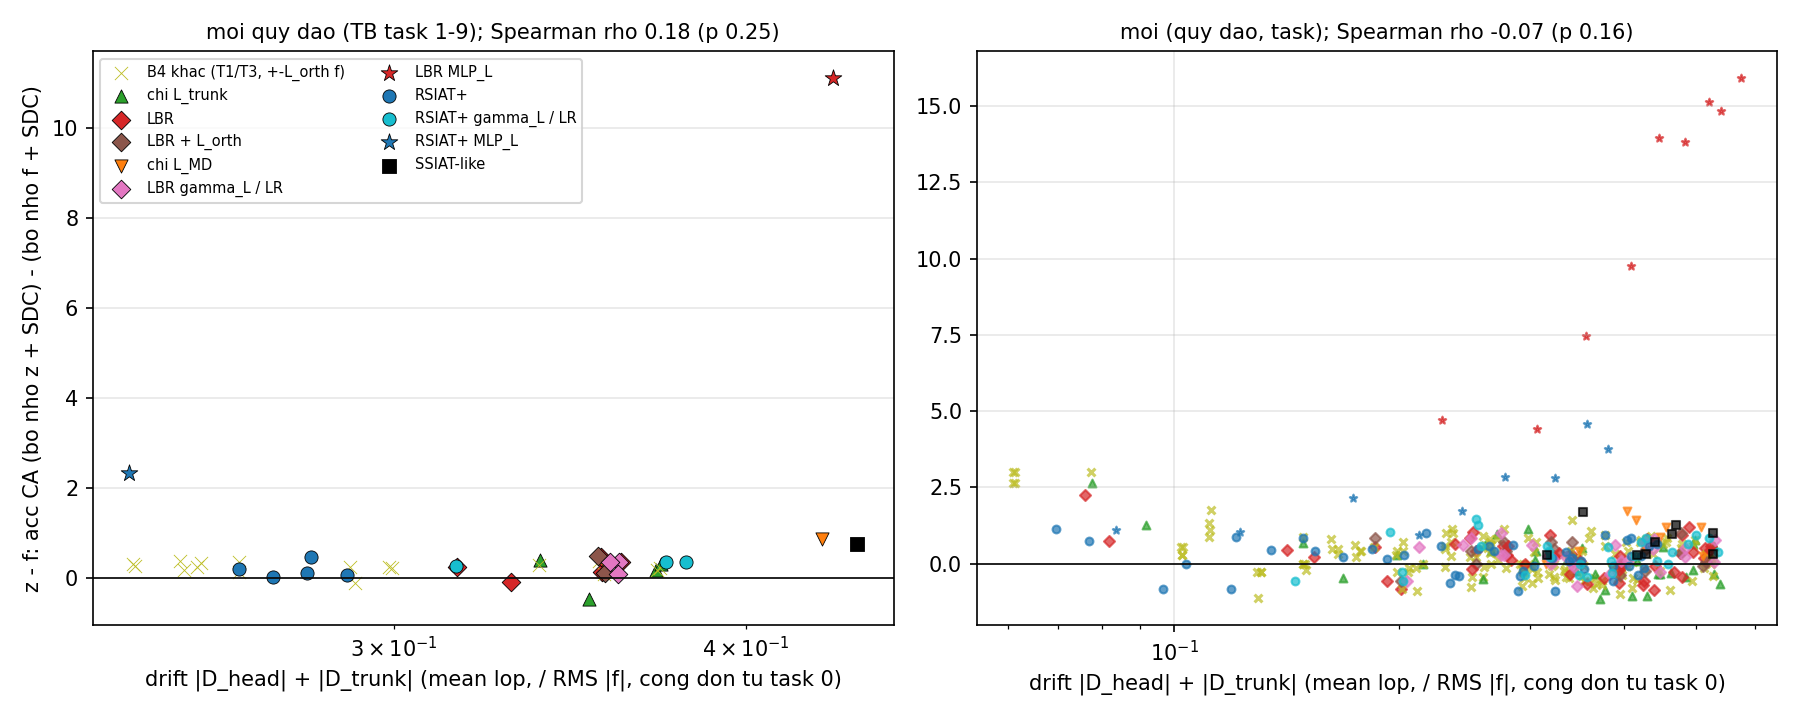

The Python source for this figure:
"""z - f (B3) theo do lon drift (B1), moi quy dao co ca B3 va B1; them cot "z khong SDC".

Drift cua quy dao: |Delta_head| + |Delta_trunk| tuyet doi (theo mean lop, chia RMS |f|, tach A), cong don task 0 -> t.
- Panel trai: moi quy dao 1 diem = (TB_t drift 0->t, TB_t (z_sdc - f_sdc)).
- Panel phai: moi (quy dao, task t) 1 diem.
In bang: f_sdc, z_sdc, z khong SDC (z_frozen), f khong SDC (f_frozen), oracle; TB task 1-9.
Chay tu thu muc RSIAT: python exps/claims/fig_zf_drift.py -> exps/claims/fig_zf_drift.{pdf,png}
"""
import glob
import json
import os
import re

import matplotlib
matplotlib.use("Agg")
import matplotlib.pyplot as plt  # noqa: E402
import numpy as np  # noqa: E402
from scipy.stats import spearmanr  # noqa: E402

D = os.path.dirname(os.path.abspath(__file__))
GROUPS = [  # (nhom, regex tren tag, mau, marker)
        ("SSIAT-like", r"^ssiat$", "k", "s"),
    ("RSIAT+", r"^b6_rsiatd_a\d+", "C0", "o"),
    ("RSIAT+ gamma_L / LR", r"^b6_rsiatd_(gl|lrx)", "C9", "o"),
    ("RSIAT+ MLP_L", r"^b6_rsiatd_mlp", "C0", "*"),
    ("chi L_trunk", r"^b4_T2_a", "C2", "^"),
    ("chi L_MD", r"^b4_T5_", "C1", "v"),
    ("LBR", r"^(b4_T4_|b6_lbr_a\d+)", "C3", "D"),
    ("LBR + L_orth", r"^b4_T4p_", "C5", "D"),
    ("LBR gamma_L / LR", r"^b6_lbr_(gl|lrx)", "C6", "D"),
    ("LBR MLP_L", r"^b6_lbr_mlp", "C3", "*"),
    ("B4 khac (T1/T3, +-L_orth f)", r"^b4_T[13]|^b4_T[24]o_", "C8", "x"),
]
SKIP = {"rsiat", "lbr", "b6_lbr_a256"}   # trung quy dao backbone voi b6_rsiatd_a64, b4_T4_a64_s1993, b4_T4_a256_s1993


def group(tag):
    for g in GROUPS:
        if re.search(g[1], tag):
            return g
    return None


def load():
    out = []
    for p in sorted(glob.glob(os.path.join(D, "b3_*.json"))):
        tag = os.path.basename(p)[3:].replace(".v1.json", "").replace(".json", "")
        if p.endswith(".json") and not p.endswith(".v1.json") and os.path.exists(p.replace(".json", ".v1.json")):
            continue
        g, b1 = group(tag), os.path.join(D, f"b1_{tag}.json")
        if tag in SKIP or g is None or not os.path.exists(b1):
            continue
        r3, cum = json.load(open(p)), json.load(open(b1))["cum"]
        ts = sorted(int(t) for t in r3)
        acc = {m: np.array([r3[str(t)][m]["acc"] for t in ts]) for m in
               ("f_sdc", "z_sdc", "z_frozen", "f_frozen", "z_oracle", "f_oracle")}
        drift = np.array([cum[str(t)]["mean_A_head"] + cum[str(t)]["mean_A_trunk"] for t in ts])
        head = np.array([cum[str(t)]["mean_A_head"] for t in ts])
        out.append(dict(tag=tag, g=g, acc=acc, drift=drift, head=head))
    return out


R = load()
print(f"{'quy dao':28s} {'nhom':20s} {'drift':>6s} | {'f_sdc':>6s} {'z_sdc':>6s} {'z_noSDC':>7s} {'f_noSDC':>7s} "
      f"{'oracle':>6s} | {'z-f':>6s} {'zno-f':>6s} {'SDC@z':>6s}")
for r in sorted(R, key=lambda r: r["drift"].mean()):
    a = {m: v.mean() for m, v in r["acc"].items()}
    print(f"{r['tag']:28s} {r['g'][0]:20s} {r['drift'].mean():6.3f} | {a['f_sdc']:6.2f} {a['z_sdc']:6.2f} "
          f"{a['z_frozen']:7.2f} {a['f_frozen']:7.2f} {a['z_oracle']:6.2f} | {a['z_sdc'] - a['f_sdc']:+6.2f} "
          f"{a['z_frozen'] - a['f_sdc']:+6.2f} {a['z_sdc'] - a['z_frozen']:+6.2f}")

x = np.array([r["drift"].mean() for r in R])
y = np.array([(r["acc"]["z_sdc"] - r["acc"]["f_sdc"]).mean() for r in R])
xs = np.concatenate([r["drift"] for r in R])
ys = np.concatenate([r["acc"]["z_sdc"] - r["acc"]["f_sdc"] for r in R])
rho, p = spearmanr(x, y)
nm = np.array(["mlp" not in r["tag"] for r in R])
rho_n, p_n = spearmanr(x[nm], y[nm])     # bo MLP_L de xem xu huong o vung binh thuong
rho2, p2 = spearmanr(xs, ys)
print(f"\nSpearman (moi quy dao 1 diem, n={len(x)}): rho {rho:.2f}, p {p:.3g}; bo MLP_L (n={nm.sum()}): "
      f"rho {rho_n:.2f}, p {p_n:.3g}")
print(f"Spearman (quy dao x task, n={len(xs)}): rho {rho2:.2f}, p {p2:.3g}")
print(f"z - f < -0.3: {(y < -0.3).sum()}/{len(y)} quy dao; theo task: {(ys < -0.5).sum()}/{len(ys)} diem < -0.5")

fig, ax = plt.subplots(1, 2, figsize=(12, 4.8))
seen = set()
for r, xi, yi in zip(R, x, y):
    g = r["g"]
    ax[0].scatter(xi, yi, c=g[2], marker=g[3], s=70 if g[3] == "*" else 40, edgecolor="k", lw=0.4,
                  label=None if g[0] in seen else g[0])
    ax[1].scatter(r["drift"], r["acc"]["z_sdc"] - r["acc"]["f_sdc"], c=g[2], marker=g[3], s=14, alpha=0.7)
    seen.add(g[0])
for a, t in zip(ax, (f"moi quy dao (TB task 1-9); Spearman rho {rho:.2f} (p {p:.2g})",
                     f"moi (quy dao, task); Spearman rho {rho2:.2f} (p {p2:.2g})")):
    a.axhline(0, color="k", lw=0.8)
    a.set_xscale("log")
    a.set_xlabel("drift |D_head| + |D_trunk| (mean lop, / RMS |f|, cong don tu task 0)")
    a.set_title(t, fontsize=10)
    a.grid(alpha=0.3)
ax[0].set_ylabel("z - f: acc CA (bo nho z + SDC) - (bo nho f + SDC)")
ax[0].legend(fontsize=7, ncol=2)
fig.tight_layout()
for ext in ("pdf", "png"):
    fig.savefig(os.path.join(D, f"fig_zf_drift.{ext}"), dpi=150)
